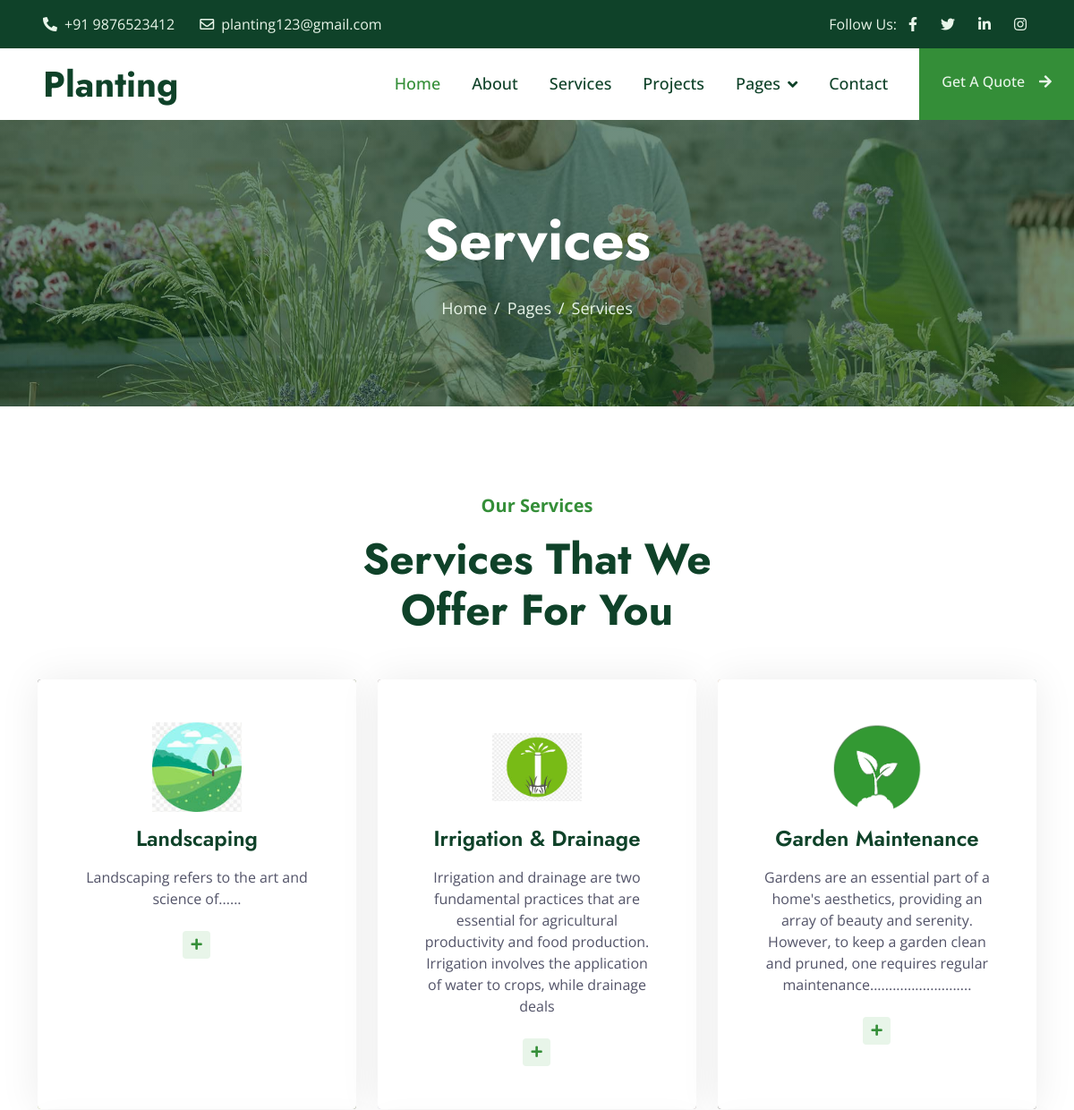
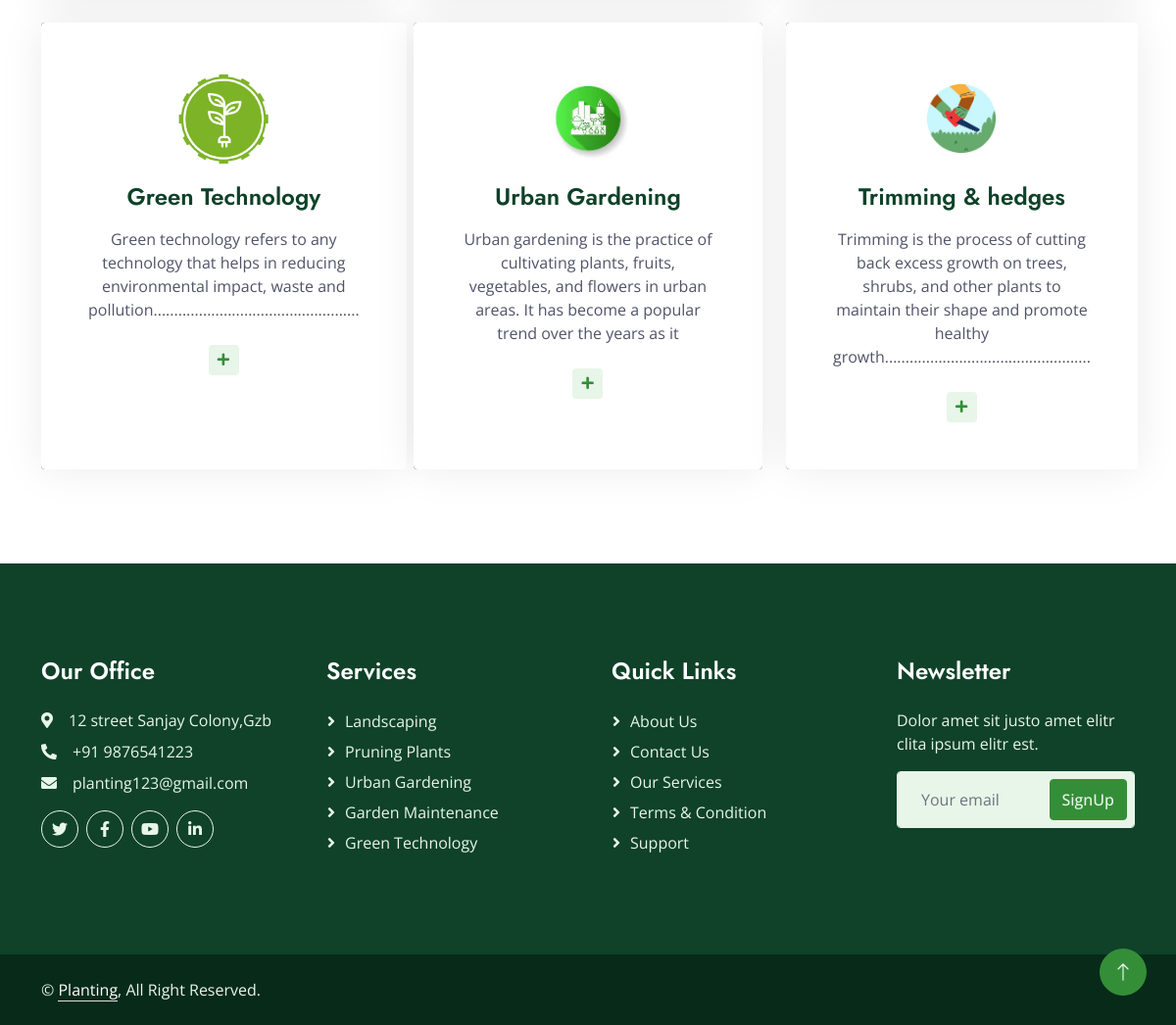
The app's page /service/ with its own data (2 pictures, top to bottom).
### gardenApp/models.py (models this page shows, shortened)
class service(models.Model):
    id=models.AutoField(primary_key=True)
    name=models.CharField(max_length=50)
    description=models.TextField(max_length=200)
    description2=models.TextField(default=None,blank=True,null=True)
    pic1=models.ImageField(upload_to="service")
    pic2=models.ImageField(upload_to="service",default=None,null=True,blank=True)
    pic3=models.ImageField(upload_to="service",default=True,null=True,blank=True)
    pic4=models.ImageField(upload_to="service",default=True,null=True,blank=True)
    pic5=models.ImageField(upload_to="service",default=True,null=True,blank=True)

### gardenApp/views.py (the view)
# urls.py: path('service/',garden.servicepage),
def servicepage(request):
    data=service.objects.all().order_by("id")
    return render(request,"service.html",{'data':data})

### gardenApp/templates/service.html (shortened to what this page needs)
{% extends 'index.html' %}
{% load static %}
     {% block body %}
    <div class="container-fluid page-header py-5 mb-5 wow fadeIn" data-wow-delay="0.1s">
        <div class="container text-center py-5">
            <h1 class="display-3 text-white mb-4 animated slideInDown">Services</h1>
            <nav aria-label="breadcrumb animated slideInDown">
                <ol class="breadcrumb justify-content-center mb-0">
                    <li class="breadcrumb-item"><a href="#">Home</a></li>
                    <li class="breadcrumb-item"><a href="#">Pages</a></li>
                    <li class="breadcrumb-item active" aria-current="page">Services</li>
                </ol>
            </nav>
        </div>
    </div>
    <div class="container-xxl py-5">
        <div class="container">
            <div class="text-center mx-auto wow fadeInUp" data-wow-delay="0.1s" style="max-width: 500px;">
                <p class="fs-5 fw-bold text-primary">Our Services</p>
                <h1 class="display-5 mb-5">Services That We Offer For You</h1>
            </div>
            <div class="row g-4">
                {% for item in data %}
                <div class="col-lg-4 col-md-6 wow fadeInUp" data-wow-delay="0.1s">
                    <div class="service-item rounded d-flex h-100">
                        <div class="service-img rounded">
                        </div>
                        <div class="service-text rounded p-5">
                            <div class="btn-square rounded-circle mx-auto mb-3">
                                <img class="img-fluid" src="{{item.pic2.url}}" alt="Icon">
                            </div>
                            <h4 class="mb-3">{{item.name}}</h4>
                            <p class="mb-4">{{item.description}}</p>
                            <a class="btn btn-sm" href="/readmore/{{item.id}}"><i class="fa fa-plus text-primary me-2"></i>Read More</a>
                        </div>
                    </div>
                </div>
                {% endfor %}
            </div>
        </div>
    </div>
    {% endblock %}

### gardenApp/templates/index.html (shortened to what this page needs)
{% load static %}
<!DOCTYPE html>
<html lang="en">
<head>
    <link href="https://cdnjs.cloudflare.com/ajax/libs/font-awesome/5.10.0/css/all.min.css" rel="stylesheet">
    <link href="https://cdn.jsdelivr.net/npm/bootstrap-icons@1.4.1/font/bootstrap-icons.css" rel="stylesheet">
    <link href="/static/lib/animate/animate.min.css" rel="stylesheet">
    <link href="/static/lib/owlcarousel/assets/owl.carousel.min.css" rel="stylesheet">
    <link href="/static/lib/lightbox/css/lightbox.min.css" rel="stylesheet">
    <link href="/static/css/bootstrap.min.css" rel="stylesheet">
    <link href="/static/css/style.css" rel="stylesheet">
</head>
<body>
    <div class="container-fluid bg-dark text-light px-0 py-2">
        <div class="row gx-0 d-none d-lg-flex">
            <div class="col-lg-7 px-5 text-start">
                <div class="h-100 d-inline-flex align-items-center me-4">
                    <span class="fa fa-phone-alt me-2"></span>
                    <span>+91 9876523412</span>
                </div>
                <div class="h-100 d-inline-flex align-items-center">
                    <span class="far fa-envelope me-2"></span>
                    <span>planting123@gmail.com</span>
                </div>
            </div>
            <div class="col-lg-5 px-5 text-end">
                <div class="h-100 d-inline-flex align-items-center mx-n2">
                    <span>Follow Us:</span>
                    <a class="btn btn-link text-light" href=""><i class="fab fa-facebook-f"></i></a>
                    <a class="btn btn-link text-light" href=""><i class="fab fa-twitter"></i></a>
                    <a class="btn btn-link text-light" href=""><i class="fab fa-linkedin-in"></i></a>
                    <a class="btn btn-link text-light" href=""><i class="fab fa-instagram"></i></a>
                </div>
            </div>
        </div>
    </div>
    <nav class="navbar navbar-expand-lg bg-white navbar-light sticky-top p-0">
        <a href="#" class="navbar-brand d-flex align-items-center px-4 px-lg-5">
            <h1 class="m-0"> Planting</h1>
        </a>
        <div class="collapse navbar-collapse" id="navbarCollapse">
            <div class="navbar-nav ms-auto p-4 p-lg-0">
                <a href="/" class="nav-item nav-link active">Home</a>
                <a href="/about/" class="nav-item nav-link">About</a>
                <a href="/service/" class="nav-item nav-link">Services</a>
                <a href="/project/" class="nav-item nav-link">Projects</a>
                <div class="nav-item dropdown">
                    <a href="#" class="nav-link dropdown-toggle" data-bs-toggle="dropdown">Pages</a>
                </div>
                <a href="/contact/" class="nav-item nav-link">Contact</a>
            </div>
            <a href="/quote/" class="btn btn-primary py-4 px-lg-4 rounded-0 d-none d-lg-block">Get A Quote<i class="fa fa-arrow-right ms-3"></i></a>
        </div>
    </nav>
     {% block body %}{% endblock %}
    <div class="container-fluid bg-dark text-light footer mt-5 py-5 wow fadeIn" data-wow-delay="0.1s">
        <div class="container py-5">
            <div class="row g-5">
                <div class="col-lg-3 col-md-6">
                    <h4 class="text-white mb-4">Our Office</h4>
                    <p class="mb-2"><i class="fa fa-map-marker-alt me-3"></i>12 street Sanjay Colony,Gzb </p>
                    <p class="mb-2"><i class="fa fa-phone-alt me-3"></i><a>+91 9876541223</a></p>
                    <p class="mb-2"><i class="fa fa-envelope me-3"></i><a >planting123@gmail.com</a></p>
                    <div class="d-flex pt-2">
                        <a class="btn btn-square btn-outline-light rounded-circle me-2" href=""><i class="fab fa-twitter"></i></a>
                        <a class="btn btn-square btn-outline-light rounded-circle me-2" href=""><i class="fab fa-facebook-f"></i></a>
                        <a class="btn btn-square btn-outline-light rounded-circle me-2" href=""><i class="fab fa-youtube"></i></a>
                        <a class="btn btn-square btn-outline-light rounded-circle me-2" href=""><i class="fab fa-linkedin-in"></i></a>
                    </div>
                </div>
                <div class="col-lg-3 col-md-6">
                    <h4 class="text-white mb-4">Services</h4>
                    <a class="btn btn-link" href="">Landscaping</a>
                    <a class="btn btn-link" href="">Pruning plants</a>
                    <a class="btn btn-link" href="">Urban Gardening</a>
                    <a class="btn btn-link" href="">Garden Maintenance</a>
                    <a class="btn btn-link" href="">Green Technology</a>
                </div>
                <div class="col-lg-3 col-md-6">
                    <h4 class="text-white mb-4">Quick Links</h4>
                    <a class="btn btn-link" href="/about/">About Us</a>
                    <a class="btn btn-link" href="/contact/">Contact Us</a>
                    <a class="btn btn-link" href="/services/">Our Services</a>
                    <a class="btn btn-link" href="">Terms & Condition</a>
                    <a class="btn btn-link" href="">Support</a>
                </div>
                <div class="col-lg-3 col-md-6">
                    <h4 class="text-white mb-4">Newsletter</h4>
                    <p>Dolor amet sit justo amet elitr clita ipsum elitr est.</p>
                    <div class="position-relative w-100">
                        <input class="form-control bg-light border-light w-100 py-3 ps-4 pe-5" type="text" placeholder="Your email">
                        <button type="button" class="btn btn-primary py-2 position-absolute top-0 end-0 mt-2 me-2">SignUp</button>
                    </div>
                </div>
            </div>
        </div>
    </div>
    <div class="container-fluid copyright py-4">
        <div class="container">
            <div class="row">
                <div class="col-md-6 text-center text-md-start mb-3 mb-md-0">
                    &copy; <a class="border-bottom" href="#"> Planting</a>, All Right Reserved.
                </div>
            </div>
        </div>
    </div>
    <a href="#" class="btn btn-lg btn-primary btn-lg-square rounded-circle back-to-top"><i class="bi bi-arrow-up"></i></a>
</body>
</html>

### gardenApp/static/css/style.css (style rules this page uses)
:root { --primary: #348E38; --secondary: #525368; --light: #E8F5E9; --dark: #0F4229; }
.back-to-top { position: fixed; display: none; right: 30px; bottom: 30px; z-index: 99; }
h1, .h1, h2, .h2, .fw-bold { font-weight: 700 !important; }
h3, .h3, h4, .h4, .fw-medium { font-weight: 600 !important; }
.btn { transition: .5s; font-weight: 500; }
.btn-primary, .btn-outline-primary:hover { color: var(--light); }
.btn-square { width: 38px; height: 38px; }
.btn-lg-square { width: 48px; height: 48px; }
.btn-square, .btn-sm-square, .btn-lg-square { padding: 0; display: flex; align-items: center; justify-content: center; font-weight: normal; }
.navbar.sticky-top { top: -100px; transition: .5s; }
.navbar .navbar-brand, .navbar a.btn { height: 80px }
.navbar .navbar-nav .nav-link { margin-right: 35px; padding: 25px 0; color: var(--dark); font-size: 18px; font-weight: 500; outline: none; }
.navbar .navbar-nav .nav-link:hover, .navbar .navbar-nav .nav-link.active { color: var(--primary); }
.navbar .dropdown-toggle::after { border: none; content: "\f107"; font-family: "Font Awesome 5 Free"; font-weight: 900; vertical-align: middle; margin-left: 8px; }
.page-header { background: linear-gradient(rgba(15, 66, 41, .6), rgba(15, 66, 41, .6)), url(../img/carousel-1.jpg) center center no-repeat; background-size: cover; }
.page-header .breadcrumb-item+.breadcrumb-item::before { color: var(--light); }
.page-header .breadcrumb-item, .page-header .breadcrumb-item a { font-size: 18px; color: var(--light); }
.service-item { position: relative; text-align: center; }
.service-item .service-img { position: absolute; width: 100%; height: 100%; top: 0; left: 0; overflow: hidden; z-index: -1; }
.service-item .service-text { background: #FFFFFF; box-shadow: 0 0 45px rgba(0, 0, 0, .08); transition: .3s; }
.service-item .service-text h4, .service-item .service-text p { transition: .3; }
.service-item .service-text .btn-square { width: 100px; height: 100px; background: transparent; transition: .5s; }
.service-item .service-text .btn { width: 31px; height: 31px; display: inline-flex; align-items: center; color: var(--dark); background: var(--light); white-space: nowrap; overflow: hidden; transition: .3s; }
.footer .btn.btn-link { display: block; margin-bottom: 5px; padding: 0; text-align: left; color: var(--light); font-weight: normal; text-transform: capitalize; transition: .3s; }
.footer .btn.btn-link::before { position: relative; content: "\f105"; font-family: "Font Awesome 5 Free"; font-weight: 900; margin-right: 10px; }
.copyright { color: var(--light); background: #072A19; }
.copyright a { color: #FFFFFF; }

### records on screen
service: pic2 (picture), name "Landscaping", description "Landscaping refers to the art and science of......"
service: pic2 (picture), name "Irrigation & Drainage", description "Irrigation and drainage are two fundamental practices that are essential for agricultural productivity and food production. Irrigation involves the application of water to crops, while drainage deals"
service: pic2 (picture), name "Garden Maintenance", description "Gardens are an essential part of a home's aesthetics, providing an array of beauty and serenity. However, to keep a garden clean and pruned, one requires regular maintenance..........................."
service: pic2 (picture), name "Green Technology", description "Green technology refers to any technology that helps in reducing environmental impact, waste and pollution.................................................."
service: pic2 (picture), name "Urban Gardening", description "Urban gardening is the practice of cultivating plants, fruits, vegetables, and flowers in urban areas. It has become a popular trend over the years as it"
service: pic2 (picture), name "Trimming & hedges", description "Trimming is the process of cutting back excess growth on trees, shrubs, and other plants to maintain their shape and promote healthy growth.................................................."
